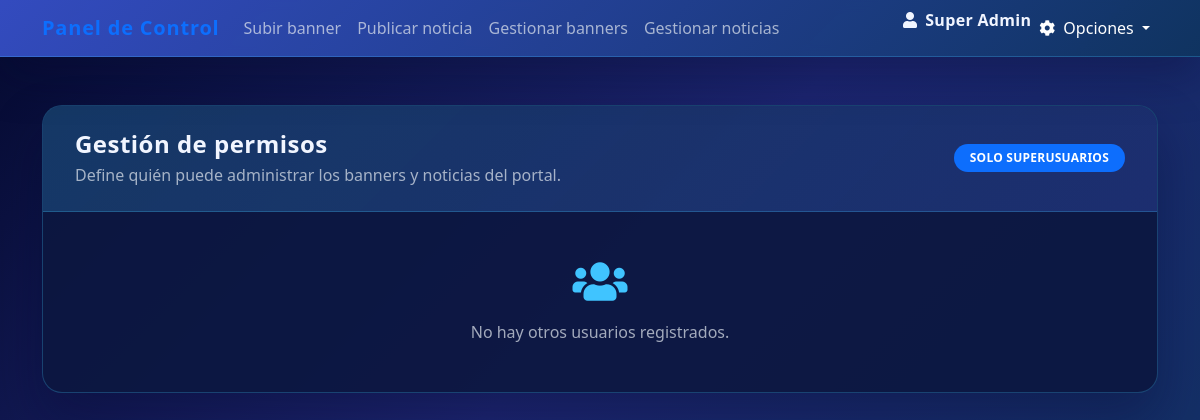
Before: /adm/manage_permissions.php (signed in) with the older database file.
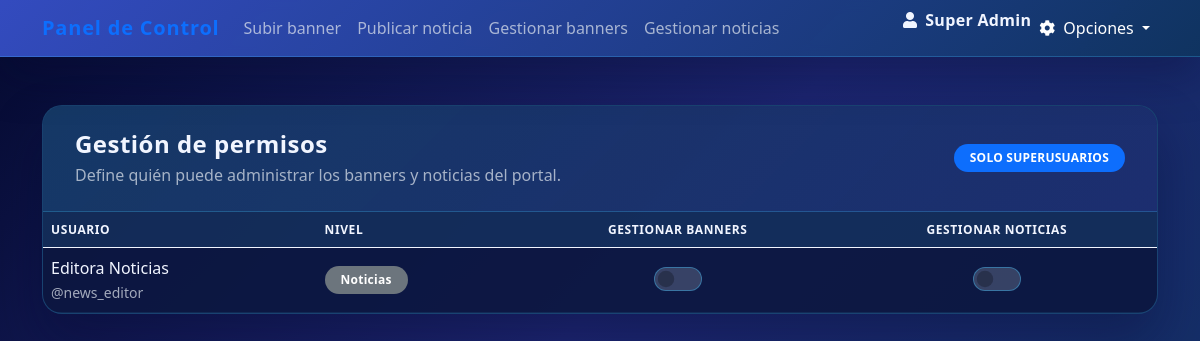
After: the same page with the newer database file.
### tables this page shows
CREATE TABLE usuarios (
  usersId      INT(9) NOT NULL AUTO_INCREMENT,
  grupoId      INT(9) NOT NULL,
  nombres      VARCHAR(150) NOT NULL,
  users        VARCHAR(20) NOT NULL,
  clave        VARCHAR(120) NOT NULL,
  nivel        TINYINT UNSIGNED NOT NULL,
  estado       TINYINT(1) NOT NULL DEFAULT 1,
  email        VARCHAR(100) DEFAULT NULL,
  perfil       VARCHAR(150) DEFAULT NULL,
  fechaCreada  DATETIME DEFAULT CURRENT_TIMESTAMP,
  PRIMARY KEY (usersId),
  UNIQUE KEY uk_usuarios_users (users),
  KEY idx_usuarios_email (email)
);

### includes/repositories/PermissionRepository.php (called while the page is built, shortened)
<?php
require_once __DIR__ . '/../../adm/script/conex.php';
class PermissionRepository
{
    private MySQLcn $connection;
    public function __construct(MySQLcn $connection)
    {
        $this->connection = $connection;
    }
    public function userCanManageBanners(int $userId): bool
    {
        return $this->userHasPermission($userId, 'BANNERS', 'UPDATE');
    }
    public function userCanManageNews(int $userId): bool
    {
        return $this->userHasPermission($userId, 'NEWS', 'UPDATE');
    }
    public function getManageableUsers(int $excludeUserId = 0): array
    {
        $sql = 'SELECT usersId, nombres, users, nivel FROM usuarios WHERE estado = 1 ORDER BY nivel, nombres';
        $this->connection->Query($sql);
        $rows = $this->connection->Rows();
        $users = [];
        foreach ($rows as $row) {
            $userId = (int) ($row['usersId'] ?? 0);
            if ($excludeUserId > 0 && $userId === $excludeUserId) {
                continue;
            }
            $row['can_manage_banners'] = $this->userCanManageBanners($userId);
            $row['can_manage_news'] = $this->userCanManageNews($userId);
            $users[] = $row;
        }
        return $users;
    }
    public function userHasPermission(int $userId, string $resource, string $action): bool
    {
        $link = $this->connection->GetLink();
        $statement = $link->prepare(
            'SELECT permitido FROM v_permisos_efectivos WHERE usersId = ? AND recurso = ? AND accion = ? LIMIT 1'
        );
        $statement->bind_param('iss', $userId, $resource, $action);
        if (!$statement->execute()) {
            $statement->close();
            return false;
        }
        $result = $statement->get_result();
        $row = $result->fetch_assoc();
        if ($row === null) {
            return false;
        }
        return (int) ($row['permitido'] ?? 0) === 1;
    }
}

### adm/script/conex.php (called while the page is built, shortened)
<?php
class MySQLcn {
	protected $_link;
	protected $_result;
	protected $_numRows;
	private $_host = "localhost";
	private $_username = "root";
	private $_password = "";
	private $_database = "myweb";
        private $_port = 3306;
	public function __construct() {
		$this->_link = new mysqli($this->_host, $this->_username, $this->_password, $this->_database, $this->_port);
	}
	public function Query($sql) {
		$this->_result = $this->_link->query($sql) or die(mysqli_error($this->_result));
		$this->_numRows = mysqli_num_rows($this->_result);
	}
	public function NumRows() {
		return $this->_numRows;
	}
	public function Rows() {
		$rows = array();
		for($x = 0; $x < $this->NumRows(); $x++) {
			$rows[] = mysqli_fetch_assoc($this->_result);
		}
		return $rows;
	}
}
?>

### adm/manage_permissions.php (the view, shortened to what this page needs)
<?php
$nivelUsuario = (int) ($_SESSION['nivel'] ?? 0);
$usuarioId = (int) ($_SESSION['idUser'] ?? 0);
$nombreUsuario = $_SESSION['nombre'] ?? 'Usuario';
require_once __DIR__ . '/../includes/repositories/PermissionRepository.php';
try {
    $connection = new MySQLcn();
    $permissionRepository = new PermissionRepository($connection);
} catch (Throwable $exception) {
    $permissionRepository = null;
    $connection = null;
    $flashError = 'No fue posible conectar con la base de datos.';
}
$users = [];
if ($permissionRepository !== null) {
    $users = $permissionRepository->getManageableUsers($usuarioId);
}
$levelLabels = [
    1 => 'Superusuario',
    2 => 'Banners',
    3 => 'Noticias',
];
$canUploadBanner     = in_array($nivelUsuario, [1, 2], true);
$canPublishNews      = in_array($nivelUsuario, [1, 3], true);
$canManageBanners    = ($nivelUsuario === 1);
$canManageNews       = ($nivelUsuario === 1);
?>
<!DOCTYPE html>
<html lang="es">
<head>
    <link href="https://cdn.jsdelivr.net/npm/bootstrap@5.0.2/dist/css/bootstrap.min.css" rel="stylesheet">
    <link rel="stylesheet" href="https://cdnjs.cloudflare.com/ajax/libs/font-awesome/5.15.4/css/all.min.css">
    <link rel="stylesheet" href="css/dashboard-theme.css">
</head>
<body class="dashboard-body">
<nav class="navbar navbar-expand-lg dashboard-navbar">
    <div class="container">
        <a class="navbar-brand" href="#">Panel de Control</a>
        <div class="collapse navbar-collapse" id="navbarNav">
            <ul class="navbar-nav me-auto">
                <li class="nav-item">
                    <?php if ($canUploadBanner): ?>
                        <a class="nav-link" href="user.php">Subir banner</a>
                    <?php else: ?>
                        <a class="nav-link disabled" href="#" tabindex="-1" aria-disabled="true">Subir banner</a>
                    <?php endif; ?>
                </li>
                <li class="nav-item">
                    <?php if ($canPublishNews || $canManageNews): ?>
                        <a class="nav-link" href="news.php">Publicar noticia</a>
                    <?php else: ?>
                        <a class="nav-link disabled" href="#" tabindex="-1" aria-disabled="true">Publicar noticia</a>
                    <?php endif; ?>
                </li>
                <li class="nav-item">
                    <?php if ($canManageBanners): ?>
                        <a class="nav-link" href="manage_banners.php">Gestionar banners</a>
                    <?php else: ?>
                        <a class="nav-link disabled" href="#" tabindex="-1" aria-disabled="true">Gestionar banners</a>
                    <?php endif; ?>
                </li>
                <li class="nav-item">
                    <?php if ($canManageNews): ?>
                        <a class="nav-link" href="manage_news.php">Gestionar noticias</a>
                    <?php else: ?>
                        <a class="nav-link disabled" href="#" tabindex="-1" aria-disabled="true">Gestionar noticias</a>
                    <?php endif; ?>
                </li>
            </ul>
            <ul class="navbar-nav ms-auto">
                <li class="nav-item">
                    <span class="user-info">
                        <i class="fas fa-user me-2"></i><?php echo htmlspecialchars($nombreUsuario, ENT_QUOTES, 'UTF-8'); ?>
                    </span>
                </li>
                <li class="nav-item dropdown">
                    <a class="nav-link dropdown-toggle text-white" href="#" id="navbarDropdown" role="button" data-bs-toggle="dropdown">
                        <i class="fas fa-cog me-2"></i>Opciones
                    </a>
                </li>
            </ul>
        </div>
    </div>
</nav>
<main class="dashboard-main">
    <div class="container">
        <div class="dashboard-card card">
            <div class="card-header">
                <div>
                    <h4 class="dashboard-section-title mb-1">Gestión de permisos</h4>
                    <p class="dashboard-section-subtitle mb-0">Define quién puede administrar los banners y noticias del portal.</p>
                </div>
                <span class="badge bg-primary text-uppercase">Solo superusuarios</span>
            </div>
            <div class="card-body p-0">
                <?php if (empty($users)): ?>
                    <div class="dashboard-empty-state">
                        <i class="fas fa-users"></i>
                        <p class="mb-0">No hay otros usuarios registrados.</p>
                    </div>
                <?php else: ?>
                    <div class="table-responsive dashboard-table-responsive">
                        <table class="table align-middle">
                            <thead>
                            <tr>
                                <th scope="col">Usuario</th>
                                <th scope="col">Nivel</th>
                                <th scope="col" class="text-center">Gestionar banners</th>
                                <th scope="col" class="text-center">Gestionar noticias</th>
                            </tr>
                            </thead>
                            <tbody>
                            <?php foreach ($users as $user): ?>
                                <tr>
                                    <td>
                                        <span class="fw-semibold d-block"><?php echo htmlspecialchars((string) ($user['nombres'] ?? ''), ENT_QUOTES, 'UTF-8'); ?></span>
                                        <small class="text-muted">@<?php echo htmlspecialchars((string) ($user['users'] ?? ''), ENT_QUOTES, 'UTF-8'); ?></small>
                                    </td>
                                    <td>
                                        <span class="badge bg-secondary"><?php echo htmlspecialchars($levelLabels[(int) ($user['nivel'] ?? 0)] ?? 'Nivel desconocido', ENT_QUOTES, 'UTF-8'); ?></span>
                                    </td>
                                    <td class="text-center">
                                        <form method="POST" class="permission-form d-inline">
                                            <div class="form-check form-switch d-inline-flex align-items-center justify-content-center">
                                                <input class="form-check-input permission-toggle" type="checkbox" role="switch" <?php echo !empty($user['can_manage_banners']) ? 'checked' : ''; ?>>
                                            </div>
                                        </form>
                                    </td>
                                    <td class="text-center">
                                        <form method="POST" class="permission-form d-inline">
                                            <div class="form-check form-switch d-inline-flex align-items-center justify-content-center">
                                                <input class="form-check-input permission-toggle" type="checkbox" role="switch" <?php echo !empty($user['can_manage_news']) ? 'checked' : ''; ?>>
                                            </div>
                                        </form>
                                    </td>
                                </tr>
                            <?php endforeach; ?>
                            </tbody>
                        </table>
                    </div>
                <?php endif; ?>
            </div>
        </div>
    </div>
</main>
</body>
</html>

### adm/css/dashboard-theme.css (style rules this page uses)
:root { --dashboard-primary: #364fc7; --dashboard-primary-dark: #1e3a8a; --dashboard-accent: #40c4ff; --dashboard-bg: linear-gradient(135deg, #050A30 0%, #1D2671 45%, #0F3460 100%); --dashboard-card-bg: rgba(12, 23, 64, 0.92); --dashboard-card-border: rgba(64, 196, 255, 0.25); --dashboard-text: #f1f5ff; --dashboard-muted: rgba(226, 232, 240, 0.7); }
body.dashboard-body { font-family: 'Poppins', 'Segoe UI', Tahoma, Geneva, Verdana, sans-serif; background: var(--dashboard-bg); min-height: 100vh; color: var(--dashboard-text); display: flex; flex-direction: column; }
.dashboard-navbar { background: linear-gradient(135deg, rgba(54, 79, 199, 0.95) 0%, rgba(15, 52, 96, 0.95) 100%); backdrop-filter: blur(6px); box-shadow: 0 18px 45px rgba(5, 10, 48, 0.35); border-bottom: 1px solid rgba(64, 196, 255, 0.25); position: relative; z-index: 1050; }
.dashboard-navbar .navbar-brand { font-weight: 700; letter-spacing: 0.04em; }
.dashboard-navbar .nav-link { color: var(--dashboard-muted); font-weight: 500; transition: color 0.2s ease, transform 0.2s ease; }
.dashboard-main { flex: 1; padding: 3rem 0; }
.dashboard-card { background: var(--dashboard-card-bg); border: 1px solid var(--dashboard-card-border); border-radius: 20px; box-shadow: 0 25px 50px rgba(5, 10, 48, 0.35); overflow: hidden; color: var(--dashboard-text); }
.dashboard-card .card-header { background: linear-gradient(135deg, rgba(64, 196, 255, 0.2) 0%, rgba(76, 110, 245, 0.25) 100%); border-bottom: 1px solid rgba(64, 196, 255, 0.25); color: var(--dashboard-text); }
.dashboard-card .card-header h4, .dashboard-card .card-header h5 { font-weight: 600; letter-spacing: 0.02em; }
.dashboard-card .card-body { padding: 2rem; }
.dashboard-card .card-header { display: flex; flex-wrap: wrap; align-items: center; justify-content: space-between; gap: 1rem; padding: 1.5rem 2rem; }
.dashboard-section-title { margin-bottom: 0.25rem; font-weight: 600; letter-spacing: 0.02em; }
.dashboard-section-subtitle { margin-bottom: 0; color: var(--dashboard-muted); }
.dashboard-card .table { color: var(--dashboard-text); margin-bottom: 0; }
.dashboard-card .table thead th { background: rgba(64, 196, 255, 0.12); color: var(--dashboard-text); text-transform: uppercase; font-size: 0.75rem; border-color: rgba(64, 196, 255, 0.25); letter-spacing: 0.05em; }
.dashboard-card .table tbody tr { border-color: rgba(64, 196, 255, 0.1); transition: background 0.2s ease; }
.dashboard-card .badge { border-radius: 999px; padding: 0.4rem 0.85rem; letter-spacing: 0.02em; }
.dashboard-card .form-switch .form-check-input { width: 3rem; height: 1.5rem; background-color: rgba(226, 232, 240, 0.2); border-color: rgba(64, 196, 255, 0.4); }
.dashboard-card .form-switch .form-check-input::before { background-color: rgba(12, 23, 64, 0.9); }
.dashboard-card .form-switch .form-check-input::after { background-color: var(--dashboard-text); }
.dashboard-table-responsive { border-top: 1px solid rgba(64, 196, 255, 0.12); }
.dashboard-body .badge { border-radius: 999px; padding: 0.5rem 1rem; font-weight: 600; }
.dashboard-body .form-message, .dashboard-body small, .dashboard-body .text-white-50 { color: var(--dashboard-muted) !important; }
.dashboard-body a, .dashboard-body a:hover { text-decoration: none; }
.dashboard-body .user-info { color: var(--dashboard-text); font-weight: 600; letter-spacing: 0.02em; }
.dashboard-empty-state { padding: 3rem 1rem; text-align: center; color: var(--dashboard-muted); }
.dashboard-empty-state i { font-size: 2.75rem; display: block; margin-bottom: 1rem; color: var(--dashboard-accent); }

Changed rows visible on the page:
added usuarios: nombres "Editora Noticias", users "news_editor", nivel "Noticias"
Other visible differences:
text no longer shown: "No hay otros usuarios registrados."
text now shown: "USUARIO NIVEL GESTIONAR BANNERS GESTIONAR NOTICIAS"
